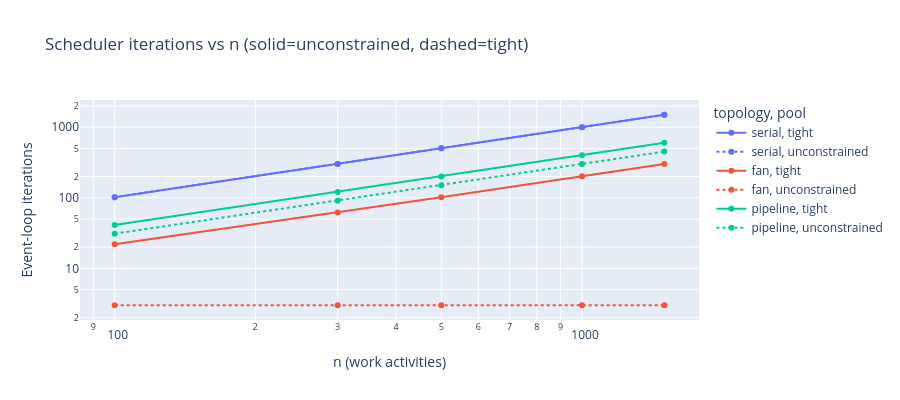

Source (notebook cell):
### Markdown cell above
### Scheduler Iterations

The scheduler's event loop advances time from one event (activity completion
or resource availability change) to the next.  The **iteration count** is a
topology- and pool-dependent proxy for algorithmic cost that is independent
of machine speed.

- **Serial**: one iteration per activity + START/END — strictly O(n)
- **Pipeline (unconstrained)**: iterations ≈ `n_clusters × 3` (gate-in, work, gate-out events)
- **Fan (tight)**: iterations grow with `n / parallel_slots` — more serialisation = more steps

Since the iteration count is determined by the graph structure and resource
pressure (not the SGS selection logic), all SGS variants should show very
similar iteration counts for the same `(topology, pool, n)`.

### Code cell
# Average iterations across SGS variants (they should be nearly identical)
iters = (
    df_sched[df_sched['is_complete']]
    .groupby(['topology', 'pool', 'n_work'], as_index=False)
    .agg(iterations=('iterations', 'mean'), std_iter=('iterations', 'std'))
)

fig = px.line(
    iters.sort_values('n_work'),
    x='n_work', y='iterations',
    color='topology', line_dash='pool',
    markers=True,
    log_x=True, log_y=True,
    title='Scheduler iterations vs n (solid=unconstrained, dashed=tight)',
    labels={'n_work': 'n (work activities)', 'iterations': 'Event-loop iterations'},
    category_orders={'topology': topos_present},
    height=400,
)
fig.show()

# std_iter is NaN when only one SGS variant was benchmarked (std of a single value).
# A non-zero std would signal that iterations vary across SGS \u2014 which should not happen.
print('Max std-dev in iterations across SGS variants:')
valid_std = iters[iters['std_iter'].notna()]
if valid_std.empty:
    print('  (all NaN \u2014 only one SGS variant in the data; no cross-SGS comparison possible)')
else:
    display(valid_std.nlargest(5, 'std_iter')[['topology', 'pool', 'n_work', 'iterations', 'std_iter']])

### Figure 1 — Plotly figure (JSON) as saved in the notebook; plotly's stock layout.template omitted (floating-point values rounded to 4 significant figures)
{"data": [{"hovertemplate": "topology=serial<br>pool=tight<br>n (work activities)=%{x}<br>Event-loop iterations=%{y}<extra></extra>", "legendgroup": "serial, tight", "line": {"color": "#636efa", "dash": "solid"}, "marker": {"symbol": "circle"}, "mode": "lines+markers", "name": "serial, tight", "orientation": "v", "showlegend": true, "type": "scatter", "x": [100, 300, 500, 1000, 1500], "xaxis": "x", "y": [102.0, 302.0, 502.0, 1002.0, 1502.0], "yaxis": "y"}, {"hovertemplate": "topology=serial<br>pool=unconstrained<br>n (work activities)=%{x}<br>Event-loop iterations=%{y}<extra></extra>", "legendgroup": "serial, unconstrained", "line": {"color": "#636efa", "dash": "dot"}, "marker": {"symbol": "circle"}, "mode": "lines+markers", "name": "serial, unconstrained", "orientation": "v", "showlegend": true, "type": "scatter", "x": [100, 300, 500, 1000, 1500], "xaxis": "x", "y": [102.0, 302.0, 502.0, 1002.0, 1502.0], "yaxis": "y"}, {"hovertemplate": "topology=fan<br>pool=tight<br>n (work activities)=%{x}<br>Event-loop iterations=%{y}<extra></extra>", "legendgroup": "fan, tight", "line": {"color": "#EF553B", "dash": "solid"}, "marker": {"symbol": "circle"}, "mode": "lines+markers", "name": "fan, tight", "orientation": "v", "showlegend": true, "type": "scatter", "x": [100, 300, 500, 1000, 1500], "xaxis": "x", "y": [22.0, 62.0, 102.0, 202.0, 302.0], "yaxis": "y"}, {"hovertemplate": "topology=fan<br>pool=unconstrained<br>n (work activities)=%{x}<br>Event-loop iterations=%{y}<extra></extra>", "legendgroup": "fan, unconstrained", "line": {"color": "#EF553B", "dash": "dot"}, "marker": {"symbol": "circle"}, "mode": "lines+markers", "name": "fan, unconstrained", "orientation": "v", "showlegend": true, "type": "scatter", "x": [100, 300, 500, 1000, 1500], "xaxis": "x", "y": [3.0, 3.0, 3.0, 3.0, 3.0], "yaxis": "y"}, {"hovertemplate": "topology=pipeline<br>pool=tight<br>n (work activities)=%{x}<br>Event-loop iterations=%{y}<extra></extra>", "legendgroup": "pipeline, tight", "line": {"color": "#00cc96", "dash": "solid"}, "marker": {"symbol": "circle"}, "mode": "lines+markers", "name": "pipeline, tight", "orientation": "v", "showlegend": true, "type": "scatter", "x": [100, 300, 500, 1000, 1500], "xaxis": "x", "y": [41.0, 121.0, 201.0, 401.0, 601.0], "yaxis": "y"}, {"hovertemplate": "topology=pipeline<br>pool=unconstrained<br>n (work activities)=%{x}<br>Event-loop iterations=%{y}<extra></extra>", "legendgroup": "pipeline, unconstrained", "line": {"color": "#00cc96", "dash": "dot"}, "marker": {"symbol": "circle"}, "mode": "lines+markers", "name": "pipeline, unconstrained", "orientation": "v", "showlegend": true, "type": "scatter", "x": [100, 300, 500, 1000, 1500], "xaxis": "x", "y": [31.0, 91.0, 151.0, 301.0, 451.0], "yaxis": "y"}], "layout": {"height": 400, "legend": {"title": {"text": "topology, pool"}, "tracegroupgap": 0}, "title": {"text": "Scheduler iterations vs n (solid=unconstrained, dashed=tight)"}, "xaxis": {"anchor": "y", "domain": [0, 1], "title": {"text": "n (work activities)"}, "type": "log"}, "yaxis": {"anchor": "x", "domain": [0, 1], "title": {"text": "Event-loop iterations"}, "type": "log"}}}
